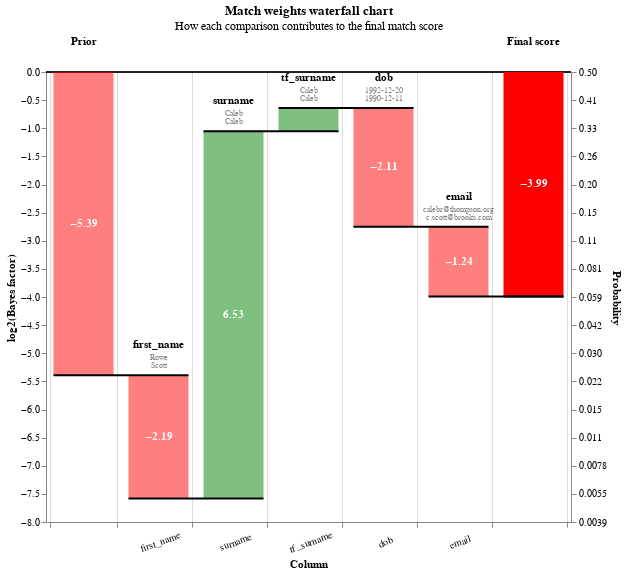

Source (notebook cell):
### Code cell
linker.waterfall_chart(linker.predict().as_record_dict(limit=2))

### Figure 1 — Vega-Lite specification as saved in the notebook (floating-point values rounded to 4 significant figures)
{"$schema": "https://vega.github.io/schema/vega-lite/v5.2.0.json", "config": {"view": {"continuousHeight": 300, "continuousWidth": 400}}, "data": {"values": [{"bar_sort_order": 0, "bayes_factor": 0.02382, "bayes_factor_description": null, "column_name": "Prior", "comparison_vector_value": null, "label_for_charts": "Starting match weight (prior)", "log2_bayes_factor": -5.392, "m_probability": null, "record_number": 0, "sql_condition": null, "term_frequency_adjustment": null, "u_probability": null, "value_l": "", "value_r": ""}, {"bar_sort_order": 1, "bayes_factor": 0.2188, "bayes_factor_description": "If comparison level is `all other comparisons` then comparison is  4.57 times less likely to be a match", "column_name": "first_name", "comparison_vector_value": 0, "label_for_charts": "All other comparisons", "log2_bayes_factor": -2.193, "m_probability": 0.2153, "record_number": 0, "sql_condition": "ELSE", "term_frequency_adjustment": false, "u_probability": 0.9841, "value_l": "Rowe", "value_r": "Scott"}, {"bar_sort_order": 2, "bayes_factor": 1, "bayes_factor_description": "If comparison level is `all other comparisons` then comparison is  4.57 times less likely to be a match", "column_name": "tf_first_name", "comparison_vector_value": 0, "label_for_charts": "All other comparisons", "log2_bayes_factor": 0, "m_probability": 0.2153, "record_number": 0, "sql_condition": "ELSE", "term_frequency_adjustment": true, "u_probability": 0.9841, "value_l": "", "value_r": ""}, {"bar_sort_order": 3, "bayes_factor": 92.39, "bayes_factor_description": "If comparison level is `exact_match` then comparison is 92.39 times more likely to be a match", "column_name": "surname", "comparison_vector_value": 2, "label_for_charts": "exact_match", "log2_bayes_factor": 6.53, "m_probability": 0.4518, "record_number": 0, "sql_condition": "surname_l = surname_r", "term_frequency_adjustment": false, "u_probability": 0.00489, "value_l": "Caleb", "value_r": "Caleb"}, {"bar_sort_order": 4, "bayes_factor": 1.335, "bayes_factor_description": "Term frequency adjustment on surname makes comparison 1.33 times more likely to be a match", "column_name": "tf_surname", "comparison_vector_value": 2, "label_for_charts": "Term freq adjustment on surname with weight {cl.tf_adjustment_weight}", "log2_bayes_factor": 0.4168, "m_probability": null, "record_number": 0, "sql_condition": "surname_l = surname_r", "term_frequency_adjustment": true, "u_probability": null, "value_l": "Caleb", "value_r": "Caleb"}, {"bar_sort_order": 5, "bayes_factor": 0.2309, "bayes_factor_description": "If comparison level is `all other comparisons` then comparison is  4.33 times less likely to be a match", "column_name": "dob", "comparison_vector_value": 0, "label_for_charts": "All other comparisons", "log2_bayes_factor": -2.115, "m_probability": 0.2265, "record_number": 0, "sql_condition": "ELSE", "term_frequency_adjustment": false, "u_probability": 0.9811, "value_l": "1992-12-20", "value_r": "1990-12-11"}, {"bar_sort_order": 6, "bayes_factor": 1, "bayes_factor_description": "If comparison level is `all other comparisons` then comparison is  4.33 times less likely to be a match", "column_name": "tf_dob", "comparison_vector_value": 0, "label_for_charts": "All other comparisons", "log2_bayes_factor": 0, "m_probability": 0.2265, "record_number": 0, "sql_condition": "ELSE", "term_frequency_adjustment": true, "u_probability": 0.9811, "value_l": "", "value_r": ""}, {"bar_sort_order": 7, "bayes_factor": 1, "bayes_factor_description": "If comparison level is `null` then comparison is 1.00 times more likely to be a match", "column_name": "city", "comparison_vector_value": -1, "label_for_charts": "Null", "log2_bayes_factor": 0, "m_probability": null, "record_number": 0, "sql_condition": "city_l IS NULL OR city_r IS NULL", "term_frequency_adjustment": false, "u_probability": null, "value_l": "Lvpreool", "value_r": "nan"}, {"bar_sort_order": 8, "bayes_factor": 1, "bayes_factor_description": "If comparison level is `null` then comparison is 1.00 times more likely to be a match", "column_name": "tf_city", "comparison_vector_value": -1, "label_for_charts": "Null", "log2_bayes_factor": 0, "m_probability": null, "record_number": 0, "sql_condition": "city_l IS NULL OR city_r IS NULL", "term_frequency_adjustment": true, "u_probability": null, "value_l": "", "value_r": ""}, {"bar_sort_order": 9, "bayes_factor": 0.4234, "bayes_factor_description": "If comparison level is `all other comparisons` then comparison is  2.36 times less likely to be a match", "column_name": "email", "comparison_vector_value": 0, "label_for_charts": "All other comparisons", "log2_bayes_factor": -1.24, "m_probability": 0.4225, "record_number": 0, "sql_condition": "ELSE", "term_frequency_adjustment": false, "u_probability": 0.9978, "value_l": "calebr@thompson.org", "value_r": "c.scott@brooks.com"}, {"bar_sort_order": 10, "bayes_factor": 1, "bayes_factor_description": "If comparison level is `all other comparisons` then comparison is  2.36 times less likely to be a match", "column_name": "tf_email", "comparison_vector_value": 0, "label_for_charts": "All other comparisons", "log2_bayes_factor": 0, "m_probability": 0.4225, "record_number": 0, "sql_condition": "ELSE", "term_frequency_adjustment": true, "u_probability": 0.9978, "value_l": "", "value_r": ""}, {"bar_sort_order": 11, "bayes_factor": 0.06282, "bayes_factor_description": null, "column_name": "Final score", "comparison_vector_value": null, "label_for_charts": "Final score", "log2_bayes_factor": -3.993, "m_probability": null, "record_number": 0, "sql_condition": null, "term_frequency_adjustment": null, "u_probability": null, "value_l": "", "value_r": ""}, {"bar_sort_order": 0, "bayes_factor": 0.02382, "bayes_factor_description": null, "column_name": "Prior", "comparison_vector_value": null, "label_for_charts": "Starting match weight (prior)", "log2_bayes_factor": -5.392, "m_probability": null, "record_number": 1, "sql_condition": null, "term_frequency_adjustment": null, "u_probability": null, "value_l": "", "value_r": ""}, {"bar_sort_order": 1, "bayes_factor": 1, "bayes_factor_description": "If comparison level is `null` then comparison is 1.00 times more likely to be a match", "column_name": "first_name", "comparison_vector_value": -1, "label_for_charts": "Null", "log2_bayes_factor": 0, "m_probability": null, "record_number": 1, "sql_condition": "first_name_l IS NULL OR first_name_r IS NULL", "term_frequency_adjustment": false, "u_probability": null, "value_l": "Gabriel", "value_r": "nan"}, {"bar_sort_order": 2, "bayes_factor": 1, "bayes_factor_description": "If comparison level is `null` then comparison is 1.00 times more likely to be a match", "column_name": "tf_first_name", "comparison_vector_value": -1, "label_for_charts": "Null", "log2_bayes_factor": 0, "m_probability": null, "record_number": 1, "sql_condition": "first_name_l IS NULL OR first_name_r IS NULL", "term_frequency_adjustment": true, "u_probability": null, "value_l": "", "value_r": ""}, {"bar_sort_order": 3, "bayes_factor": 92.39, "bayes_factor_description": "If comparison level is `exact_match` then comparison is 92.39 times more likely to be a match", "column_name": "surname", "comparison_vector_value": 2, "label_for_charts": "exact_match", "log2_bayes_factor": 6.53, "m_probability": 0.4518, "record_number": 1, "sql_condition": "surname_l = surname_r", "term_frequency_adjustment": false, "u_probability": 0.00489, "value_l": "Thomas", "value_r": "Thomas"}, {"bar_sort_order": 4, "bayes_factor": 1.001, "bayes_factor_description": "Term frequency adjustment on surname makes comparison 1.00 times more likely to be a match", "column_name": "tf_surname", "comparison_vector_value": 2, "label_for_charts": "Term freq adjustment on surname with weight {cl.tf_adjustment_weight}", "log2_bayes_factor": 0.001763, "m_probability": null, "record_number": 1, "sql_condition": "surname_l = surname_r", "term_frequency_adjustment": true, "u_probability": null, "value_l": "Thomas", "value_r": "Thomas"}, {"bar_sort_order": 5, "bayes_factor": 0.2309, "bayes_factor_description": "If comparison level is `all other comparisons` then comparison is  4.33 times less likely to be a match", "column_name": "dob", "comparison_vector_value": 0, "label_for_charts": "All other comparisons", "log2_bayes_factor": -2.115, "m_probability": 0.2265, "record_number": 1, "sql_condition": "ELSE", "term_frequency_adjustment": false, "u_probability": 0.9811, "value_l": "1977-09-13", "value_r": "1977-10-17"}, {"bar_sort_order": 6, "bayes_factor": 1, "bayes_factor_description": "If comparison level is `all other comparisons` then comparison is  4.33 times less likely to be a match", "column_name": "tf_dob", "comparison_vector_value": 0, "label_for_charts": "All other comparisons", "log2_bayes_factor": 0, "m_probability": 0.2265, "record_number": 1, "sql_condition": "ELSE", "term_frequency_adjustment": true, "u_probability": 0.9811, "value_l": "", "value_r": ""}, {"bar_sort_order": 7, "bayes_factor": 10.48, "bayes_factor_description": "If comparison level is `exact_match` then comparison is 10.48 times more likely to be a match", "column_name": "city", "comparison_vector_value": 1, "label_for_charts": "exact_match", "log2_bayes_factor": 3.39, "m_probability": 0.5782, "record_number": 1, "sql_condition": "city_l = city_r", "term_frequency_adjustment": false, "u_probability": 0.05515, "value_l": "London", "value_r": "London"}, {"bar_sort_order": 8, "bayes_factor": 0.2592, "bayes_factor_description": "Term frequency adjustment on city makes comparison  3.86 times less likely to be a match", "column_name": "tf_city", "comparison_vector_value": 1, "label_for_charts": "Term freq adjustment on city with weight {cl.tf_adjustment_weight}", "log2_bayes_factor": -1.948, "m_probability": null, "record_number": 1, "sql_condition": "city_l = city_r", "term_frequency_adjustment": true, "u_probability": null, "value_l": "London", "value_r": "London"}, {"bar_sort_order": 9, "bayes_factor": 1, "bayes_factor_description": "If comparison level is `null` then comparison is 1.00 times more likely to be a match", "column_name": "email", "comparison_vector_value": -1, "label_for_charts": "Null", "log2_bayes_factor": 0, "m_probability": null, "record_number": 1, "sql_condition": "email_l IS NULL OR email_r IS NULL", "term_frequency_adjustment": false, "u_probability": null, "value_l": "gabriel.t54@nichols.info", "value_r": "nan"}, {"bar_sort_order": 10, "bayes_factor": 1, "bayes_factor_description": "If comparison level is `null` then comparison is 1.00 times more likely to be a match", "column_name": "tf_email", "comparison_vector_value": -1, "label_for_charts": "Null", "log2_bayes_factor": 0, "m_probability": null, "record_number": 1, "sql_condition": "email_l IS NULL OR email_r IS NULL", "term_frequency_adjustment": true, "u_probability": null, "value_l": "", "value_r": ""}, {"bar_sort_order": 11, "bayes_factor": 1.382, "bayes_factor_description": null, "column_name": "Final score", "comparison_vector_value": null, "label_for_charts": "Final score", "log2_bayes_factor": 0.4669, "m_probability": null, "record_number": 1, "sql_condition": null, "term_frequency_adjustment": null, "u_probability": null, "value_l": "", "value_r": ""}]}, "height": 450, "layer": [{"layer": [{"encoding": {"color": {"value": "black"}, "size": {"value": 0.5}, "y": {"field": "zero", "type": "quantitative"}}, "mark": "rule"}, {"encoding": {"color": {"condition": {"test": "(datum.log2_bayes_factor < 0)", "value": "red"}, "value": "green"}, "opacity": {"condition": {"test": "datum.column_name == 'Prior match weight' || datum.column_name == 'Final score'", "value": 1}, "value": 0.5}, "tooltip": [{"field": "column_name", "title": "Comparison column", "type": "nominal"}, {"field": "value_l", "title": "Value (L)", "type": "nominal"}, {"field": "value_r", "title": "Value (R)", "type": "nominal"}, {"field": "label_for_charts", "title": "Label", "type": "ordinal"}, {"field": "sql_condition", "title": "SQL condition", "type": "nominal"}, {"field": "comparison_vector_value", "title": "Comparison vector value", "type": "nominal"}, {"field": "bayes_factor", "format": ",.4f", "title": "Bayes factor = m/u", "type": "quantitative"}, {"field": "log2_bayes_factor", "format": ",.4f", "title": "Match weight = log2(m/u)", "type": "quantitative"}, {"field": "prob", "format": ".4f", "title": "Adjusted match score", "type": "quantitative"}, {"field": "bayes_factor_description", "title": "Match weight description", "type": "nominal"}], "x": {"axis": {"grid": true, "labelAlign": "center", "labelAngle": -20, "labelExpr": "datum.value == 'Prior' || datum.value == 'Final score' ? '' : datum.value", "labelPadding": 10, "tickBand": "extent", "title": "Column"}, "field": "column_name", "sort": {"field": "bar_sort_order", "order": "ascending"}, "type": "nominal"}, "y": {"axis": {"grid": false, "orient": "left", "title": "log2(Bayes factor)"}, "field": "previous_sum", "type": "quantitative"}, "y2": {"field": "sum"}}, "mark": {"type": "bar", "width": 60}}, {"encoding": {"color": {"value": "white"}, "text": {"condition": {"field": "log2_bayes_factor", "format": ".2f", "test": "abs(datum.log2_bayes_factor) > 1", "type": "nominal"}, "value": ""}, "x": {"axis": {"labelAngle": 0, "title": "Column"}, "field": "column_name", "sort": {"field": "bar_sort_order", "order": "ascending"}, "type": "nominal"}, "y": {"axis": {"orient": "left"}, "field": "center", "type": "quantitative"}}, "mark": {"fontWeight": "bold", "type": "text"}}, {"encoding": {"color": {"value": "black"}, "text": {"field": "column_name", "type": "nominal"}, "x": {"axis": {"labelAngle": 0, "title": "Column"}, "field": "column_name", "sort": {"field": "bar_sort_order", "order": "ascending"}, "type": "nominal"}, "y": {"field": "sum_top", "type": "quantitative"}}, "mark": {"baseline": "bottom", "dy": -25, "fontWeight": "bold", "type": "text"}}, {"encoding": {"color": {"value": "grey"}, "text": {"field": "value_l", "type": "nominal"}, "x": {"axis": {"labelAngle": 0, "title": "Column"}, "field": "column_name", "sort": {"field": "bar_sort_order", "order": "ascending"}, "type": "nominal"}, "y": {"field": "sum_top", "type": "quantitative"}}, "mark": {"baseline": "bottom", "dy": -13, "fontSize": 8, "type": "text"}}, {"encoding": {"color": {"value": "grey"}, "text": {"field": "value_r", "type": "nominal"}, "x": {"axis": {"labelAngle": 0, "title": "Column"}, "field": "column_name", "sort": {"field": "bar_sort_order", "order": "ascending"}, "type": "nominal"}, "y": {"field": "sum_top", "type": "quantitative"}}, "mark": {"baseline": "bottom", "dy": -5, "fontSize": 8, "type": "text"}}]}, {"encoding": {"x": {"axis": {"labelAngle": 0, "title": "Column"}, "field": "column_name", "sort": {"field": "bar_sort_order", "order": "ascending"}, "type": "nominal"}, "x2": {"field": "lead"}, "y": {"axis": {"labelExpr": "format(1 / (1 + pow(2, -1*datum.value)), '.2r')", "orient": "right", "title": "Probability"}, "field": "sum", "scale": {"zero": false}, "type": "quantitative"}}, "mark": {"color": "black", "strokeWidth": 2, "type": "rule", "x2Offset": 30, "xOffset": -30}}], "params": [{"bind": {"input": "range", "max": 1, "min": 0, "step": 1}, "description": "Filter by the interation number", "name": "record_number", "value": 0}], "resolve": {"axis": {"y": "independent"}}, "title": {"subtitle": "How each comparison contributes to the final match score", "text": "Match weights waterfall chart"}, "transform": [{"filter": "(datum.record_number == record_number)"}, {"filter": "(datum.bayes_factor !== 1.0)"}, {"frame": [null, 0], "window": [{"as": "sum", "field": "log2_bayes_factor", "op": "sum"}, {"as": "lead", "field": "column_name", "op": "lead"}]}, {"as": "sum", "calculate": "datum.column_name === \"Final score\" ? datum.sum - datum.log2_bayes_factor : datum.sum"}, {"as": "lead", "calculate": "datum.lead === null ? datum.column_name : datum.lead"}, {"as": "previous_sum", "calculate": "datum.column_name === \"Final score\" || datum.column_name === \"Prior match weight\" ? 0 : datum.sum - datum.log2_bayes_factor"}, {"as": "top_label", "calculate": "datum.sum > datum.previous_sum ? datum.column_name : \"\""}, {"as": "bottom_label", "calculate": "datum.sum < datum.previous_sum ? datum.column_name : \"\""}, {"as": "sum_top", "calculate": "datum.sum > datum.previous_sum ? datum.sum : datum.previous_sum"}, {"as": "sum_bottom", "calculate": "datum.sum < datum.previous_sum ? datum.sum : datum.previous_sum"}, {"as": "center", "calculate": "(datum.sum + datum.previous_sum) / 2"}, {"as": "text_log2_bayes_factor", "calculate": "(datum.log2_bayes_factor > 0 ? \"+\" : \"\") + datum.log2_bayes_factor"}, {"as": "dy", "calculate": "datum.sum < datum.previous_sum ? 4 : -4"}, {"as": "baseline", "calculate": "datum.sum < datum.previous_sum ? \"top\" : \"bottom\""}, {"as": "prob", "calculate": "1. / (1 + pow(2, -1.*datum.sum))"}, {"as": "zero", "calculate": "0*datum.sum"}], "width": {"step": 75}}
